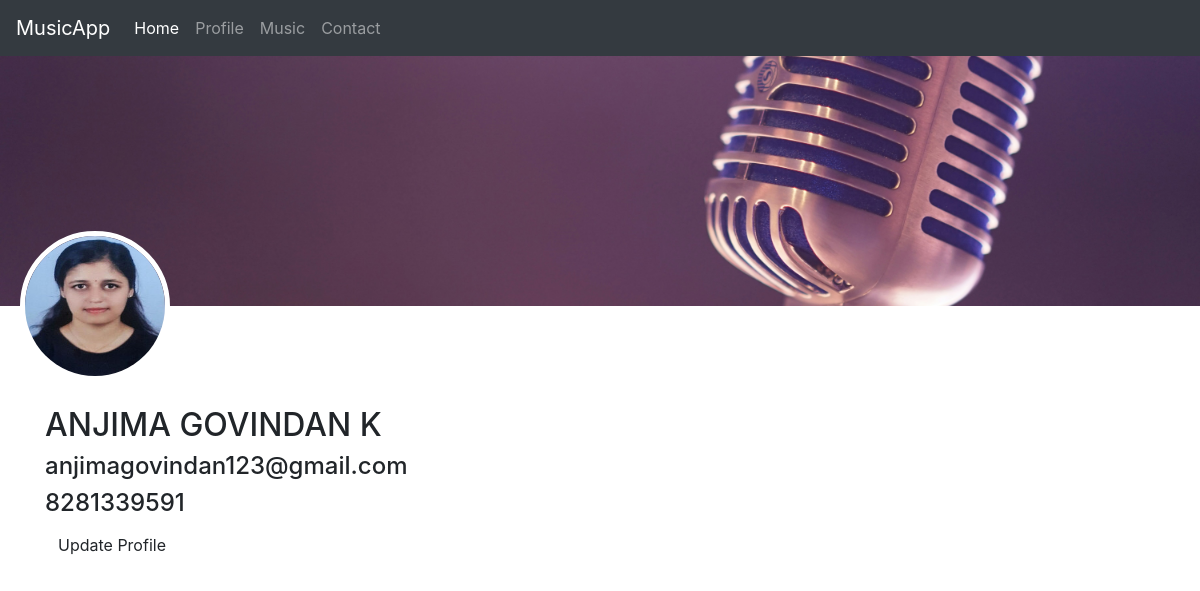
Screenshot of /musicapp/profileview/ (signed in) with the database file from the repository.
### musicapp/models.py (models this page shows)
class UserReg(models.Model):
    userid=models.IntegerField()
    fn=models.CharField(max_length=20)
    em=models.CharField(max_length=30)
    ph=models.IntegerField()
    pro_pic=models.ImageField(upload_to='images/')
    password=models.CharField(max_length=20)

### musicapp/views.py (the view)
# urls.py: path('profileview/',profileview),
def profileview(request):
    id1=request.session['userid']
    db=UserReg.objects.get(id=id1)
    return render(request,'profileview.html',{'data':db})

### musicapp/templates/profileview.html (shortened to what this page needs)
<!DOCTYPE html>
{% load static %}
<html lang="en">
<head>
    <link href="https://stackpath.bootstrapcdn.com/bootstrap/4.5.2/css/bootstrap.min.css" rel="stylesheet">
</head>
<body>
<nav class="navbar navbar-expand-lg navbar-dark bg-dark">
    <a class="navbar-brand" href="#">MusicApp</a>
    <div class="collapse navbar-collapse" id="navbarNav">
        <ul class="navbar-nav">
            <li class="nav-item active">
                <a class="nav-link" href="#">Home</a>
            </li>
            <li class="nav-item">
                <a class="nav-link" href="#">Profile</a>
            </li>
            <li class="nav-item">
                <a class="nav-link" href="#">Music</a>
            </li>
            <li class="nav-item">
                <a class="nav-link" href="#">Contact</a>
            </li>
        </ul>
    </div>
</nav>
<div class="cover-photo">
    <img src="{{data.pro_pic.url}}" alt="Profile Picture" class="profile-pic">
</div>
<div class="container profile-info">
    <div class="row">
        <div class="col-md-12">
            <h2>{{data.fn}}</h2>
            <h4>{{data.em}}</h4>
            <h4>{{data.ph}}</h4>
            <a href="http://127.0.0.1:8000/musicapp/updatedetails/" class="btn btn-outline-muted">Update Profile</a>
        </div>
    </div>
</div>
</body>
</html>

### rows the page displays
UserReg: pro_pic (picture), fn "ANJIMA GOVINDAN K", em "anjimagovindan123@gmail.com", ph "8281339591"
